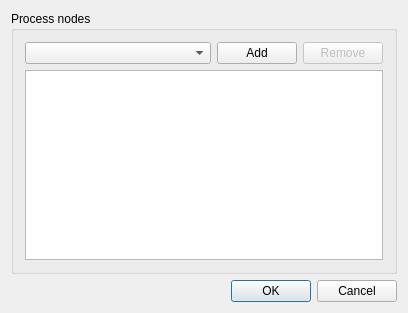
<?xml version="1.0" encoding="UTF-8"?>
<ui version="4.0">
 <class>NodeSelectorDialog</class>
 <widget class="QDialog" name="NodeSelectorDialog">
  <property name="geometry">
   <rect>
    <x>0</x>
    <y>0</y>
    <width>408</width>
    <height>313</height>
   </rect>
  </property>
  <property name="windowTitle">
   <string>Multitask configuration</string>
  </property>
  <layout class="QGridLayout" name="gridLayout">
   <item row="0" column="0">
    <widget class="QGroupBox" name="groupBox">
     <property name="title">
      <string>Process nodes</string>
     </property>
     <layout class="QGridLayout" name="gridLayout_2">
      <item row="0" column="0">
       <widget class="QComboBox" name="m_NodesCombo"/>
      </item>
      <item row="0" column="1">
       <widget class="QPushButton" name="m_AddButton">
        <property name="sizePolicy">
         <sizepolicy hsizetype="Fixed" vsizetype="Fixed">
          <horstretch>0</horstretch>
          <verstretch>0</verstretch>
         </sizepolicy>
        </property>
        <property name="text">
         <string>Add</string>
        </property>
       </widget>
      </item>
      <item row="0" column="2">
       <widget class="QPushButton" name="m_RemoveButton">
        <property name="enabled">
         <bool>false</bool>
        </property>
        <property name="sizePolicy">
         <sizepolicy hsizetype="Fixed" vsizetype="Fixed">
          <horstretch>0</horstretch>
          <verstretch>0</verstretch>
         </sizepolicy>
        </property>
        <property name="text">
         <string>Remove</string>
        </property>
       </widget>
      </item>
      <item row="1" column="0" colspan="3">
       <widget class="QListWidget" name="m_NodesList"/>
      </item>
     </layout>
    </widget>
   </item>
   <item row="1" column="0">
    <widget class="QDialogButtonBox" name="m_ButtonBox">
     <property name="standardButtons">
      <set>QDialogButtonBox::Cancel|QDialogButtonBox::Ok</set>
     </property>
    </widget>
   </item>
  </layout>
 </widget>
 <layoutdefault spacing="6" margin="11"/>
 <resources/>
 <connections>
  <connection>
   <sender>m_ButtonBox</sender>
   <signal>accepted()</signal>
   <receiver>NodeSelectorDialog</receiver>
   <slot>accept()</slot>
   <hints>
    <hint type="sourcelabel">
     <x>203</x>
     <y>292</y>
    </hint>
    <hint type="destinationlabel">
     <x>203</x>
     <y>156</y>
    </hint>
   </hints>
  </connection>
  <connection>
   <sender>m_ButtonBox</sender>
   <signal>rejected()</signal>
   <receiver>NodeSelectorDialog</receiver>
   <slot>reject()</slot>
   <hints>
    <hint type="sourcelabel">
     <x>203</x>
     <y>292</y>
    </hint>
    <hint type="destinationlabel">
     <x>203</x>
     <y>156</y>
    </hint>
   </hints>
  </connection>
  <connection>
   <sender>m_AddButton</sender>
   <signal>clicked()</signal>
   <receiver>NodeSelectorDialog</receiver>
   <slot>addNode()</slot>
   <hints>
    <hint type="sourcelabel">
     <x>270</x>
     <y>43</y>
    </hint>
    <hint type="destinationlabel">
     <x>203</x>
     <y>156</y>
    </hint>
   </hints>
  </connection>
  <connection>
   <sender>m_RemoveButton</sender>
   <signal>clicked()</signal>
   <receiver>NodeSelectorDialog</receiver>
   <slot>removeNode()</slot>
   <hints>
    <hint type="sourcelabel">
     <x>351</x>
     <y>43</y>
    </hint>
    <hint type="destinationlabel">
     <x>203</x>
     <y>156</y>
    </hint>
   </hints>
  </connection>
  <connection>
   <sender>m_NodesList</sender>
   <signal>currentRowChanged(int)</signal>
   <receiver>NodeSelectorDialog</receiver>
   <slot>onCurrentRowChanged(int)</slot>
   <hints>
    <hint type="sourcelabel">
     <x>203</x>
     <y>162</y>
    </hint>
    <hint type="destinationlabel">
     <x>203</x>
     <y>156</y>
    </hint>
   </hints>
  </connection>
 </connections>
 <slots>
  <slot>onCurrentRowChanged(int)</slot>
  <slot>addNode()</slot>
  <slot>removeNode()</slot>
 </slots>
</ui>
